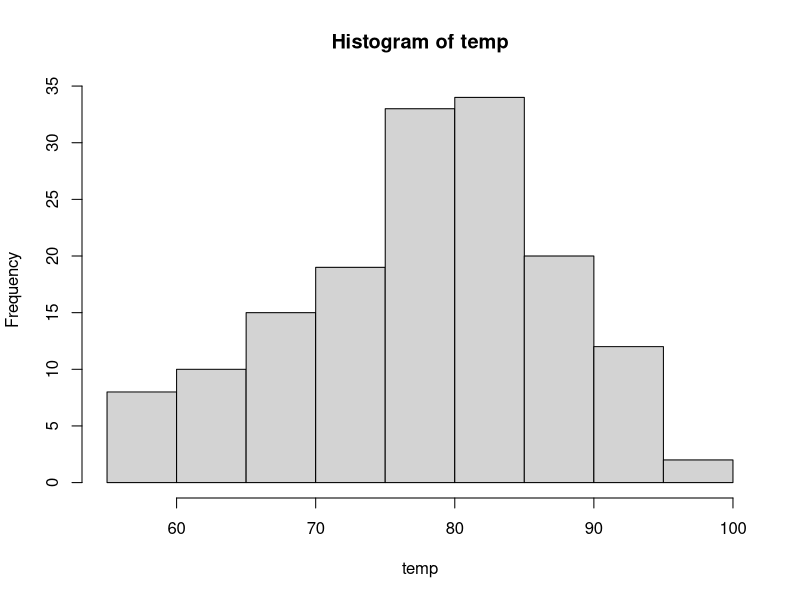
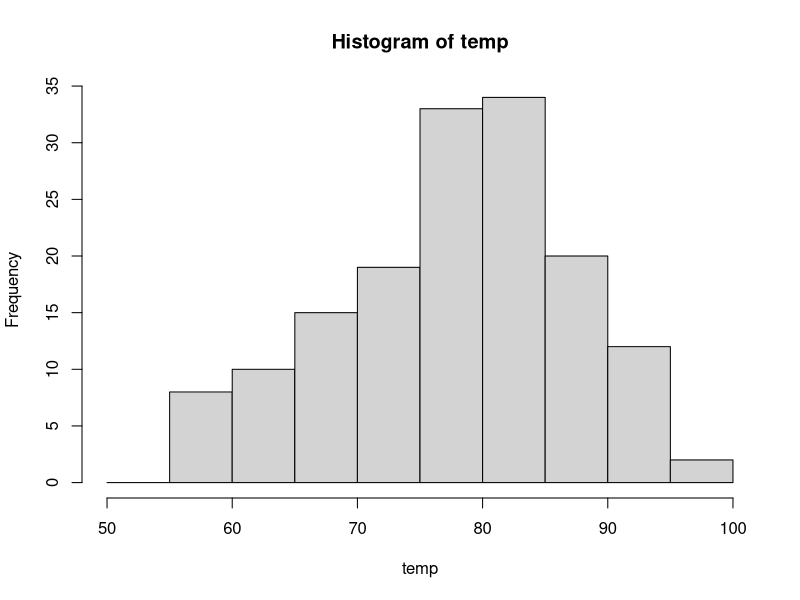
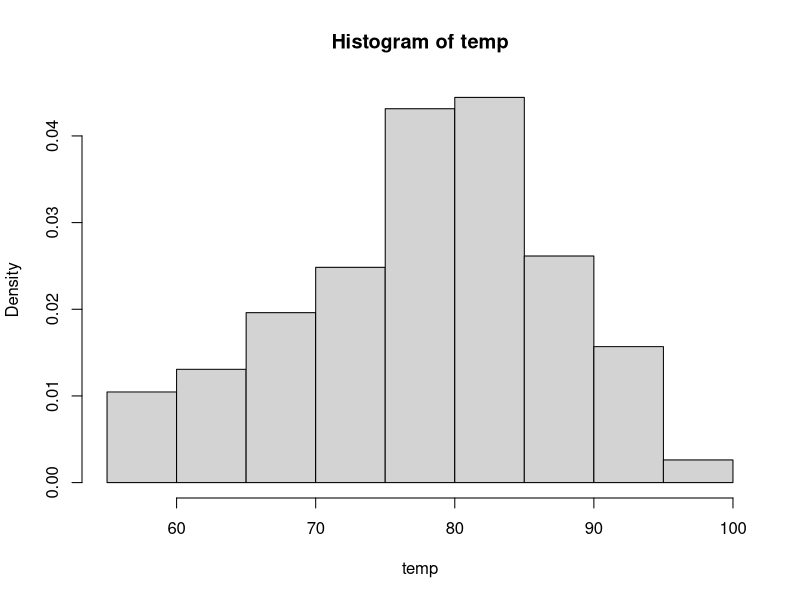
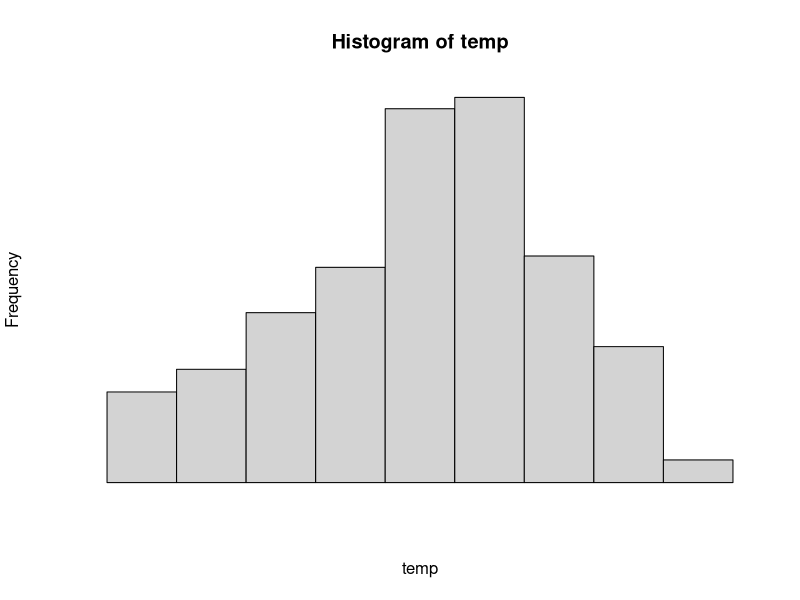
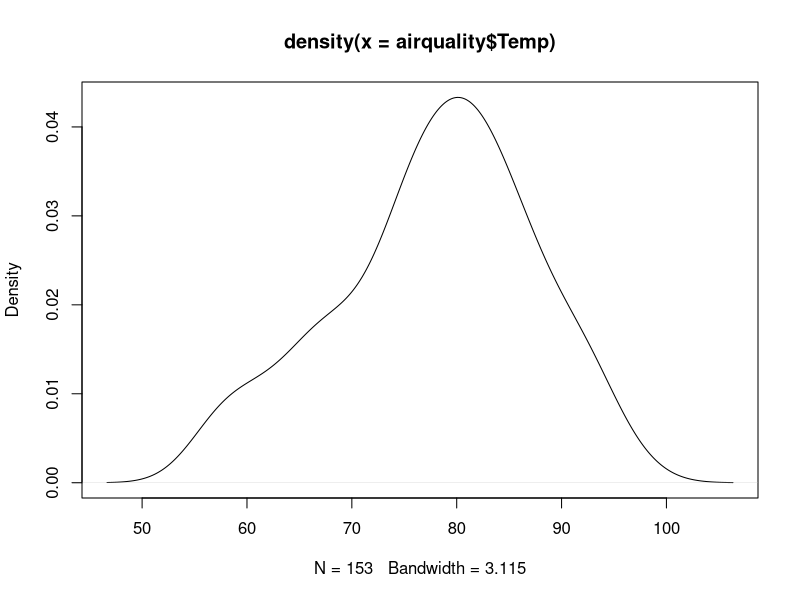
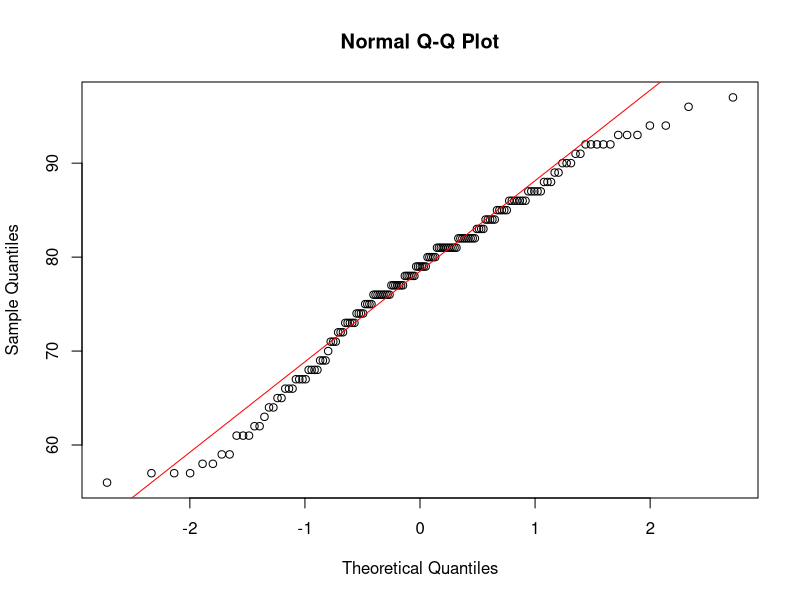
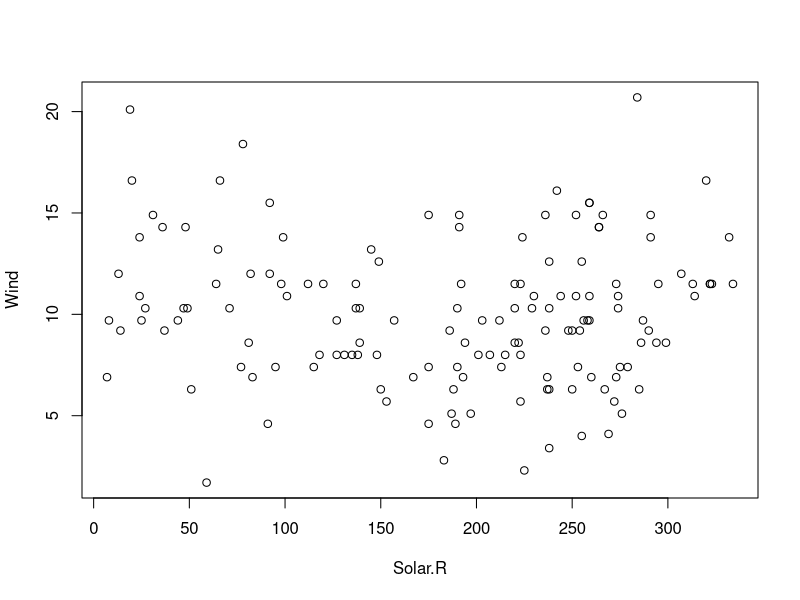
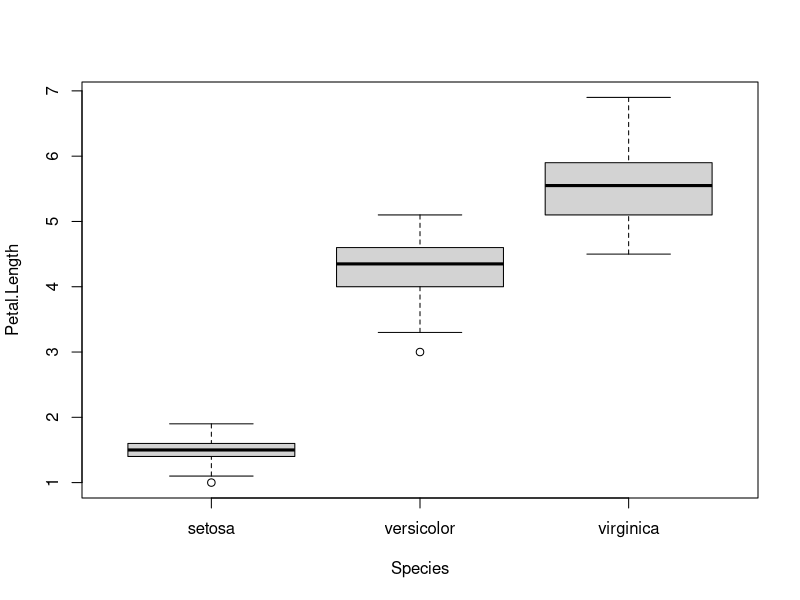

The R script that drew these images, in order: (Note: this script raises an error after producing the figures.)
## ---- chunk 1
summary(airquality)
## ---- chunk 2
?airquality
## ---- chunk 3
temp <- airquality$Temp 
## ---- chunk 4
hist( temp )
## ---- chunk 5
hist( temp, breaks = seq(50,100,by=5))
## ---- chunk 6
hist( temp, freq = FALSE)
## ---- chunk 7
hist( temp, axes=FALSE )
## ---- chunk 8
p <- hist( temp, plot=FALSE )
p
## ---- chunk 9
d <- density( airquality$Temp )
d
## ---- chunk 10
class(d)
## ---- chunk 11
plot(d)
## ---- chunk 12
qqnorm( temp )
qqline( temp, col="red")
## ---- chunk 13
plot(Wind ~ Solar.R, data=airquality)
## ---- chunk 14
summary(iris)
## ---- chunk 15
boxplot( Petal.Length ~ Species, data=iris)
## ---- chunk 16
mean_petal_length <- by( iris$Petal.Length, 
                         iris$Species, 
                         mean )
barplot(mean_petal_length,
        xlab="Species of Iris", 
        ylab="Average Petal Length")
## ---- chunk 17
plot( 1:25, 1:25, pch=1:25, cex=2, xlab="Plot Character", ylab="Plot Character" )
## ---- chunk 18
plot( 1:25, 1:25, cex = (1:25)/10  )
## ---- chunk 19
plot( Wind ~ Solar.R, data=airquality, bty="n", xlab="This is the x-axis label", ylab="The y-axis", main="Main Title" )
## ---- chunk 20
plot( Wind ~ Solar.R, data=airquality, xlim=c(0,500), ylim=c(0,50) )
## ---- chunk 21
rainbow( n = 12 )
terrain.colors( n = 12 )
topo.colors( n = 12 )
## ---- chunk 22
plot( Wind ~ Solar.R, 
      pch = 19, 
      col=rainbow(12)[ Month ], 
      data=airquality)
## ---- chunk 23
library(colorspace)
par(mfrow = c(3, 3))
cl <- sequential_hcl(5, "Heat")
for (i in c("map", "heatmap", "scatter", "spine", "bar", "pie", "perspective", "mosaic", "lines")) {
  demoplot(cl, type = i)
}
## ---- chunk 24
RColorBrewer::display.brewer.all()
## ---- chunk 25
boxplot( Solar.R ~ Month, data=airquality, col=brewer.pal(12, "Set3"))
## ---- chunk 26
summary(mtcars)
## ---- chunk 27
counts <- table( mtcars$gear )
counts
## ---- chunk 28
barplot( counts,
         xlab="Number of Gears", 
         col = c("#FE1212", "#FED100", "#009B3A"))
## ---- chunk 29
pie(
  c(280, 60, 20),
  c('Sky', 'Sunny side of pyramid', 'Shady side of pyramid'),
  col = c('#0292D8', '#F7EA39', '#C4B632'),
  init.angle = -50, border = NA
)
## ---- chunk 30
plot( Wind ~ Solar.R, data=airquality)

# absolute line with intercept = 15 and slope = 0, dashed and red.
abline(a=15, b=0, col="red", lty=2)

# abline with predicted line from regression as dotted blue
abline( lm( Wind ~ Solar.R, data=airquality), lty=3, col="blue")

# add a legend to the plot
legend( 75, 22, c("regression line", "fake line"), lty=c(3,2), col=c("blue","red"), bty="n", horiz=TRUE )
